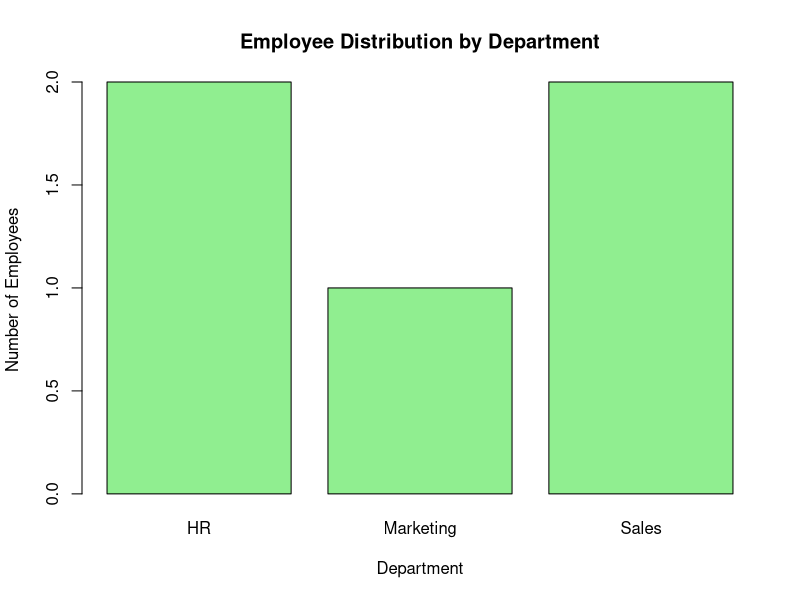

Here is the R script that generated this plot:
# Department Data

department <- c("Sales", "HR", "Marketing", "Sales", "HR")

# Count Employees in Each Department

dept_count <- table(department)

# Bar Chart

barplot(dept_count,
        col = "lightgreen",
        xlab = "Department",
        ylab = "Number of Employees",
        main = "Employee Distribution by Department")
